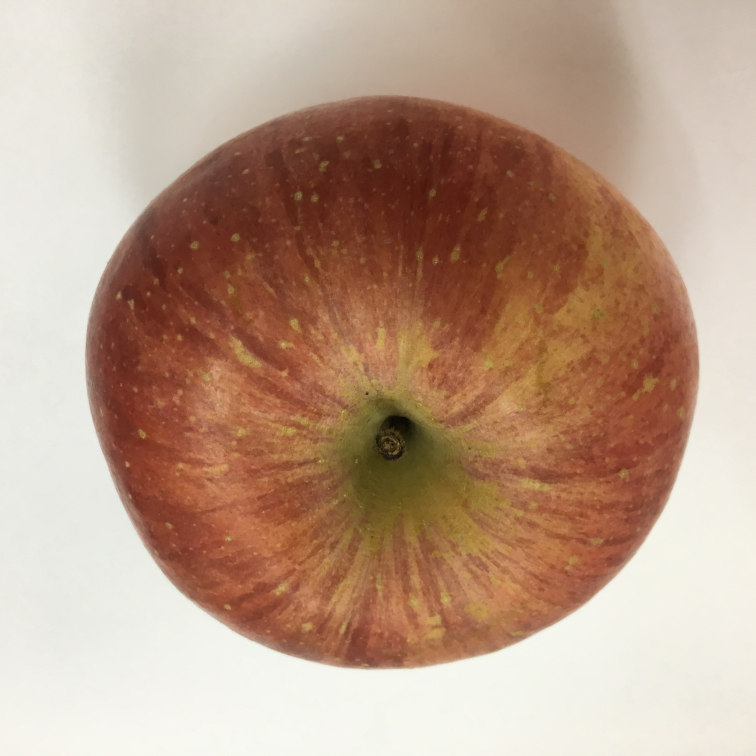
#> input picture ch12/test0.jpg, 3024 x 3024 px (shown at 1/4 size)
$ python -i increase_pictures3.py   (imports and definitions only)
#> lines starting #> are read from the running program, lines starting #| are printed output that depends on the picture
#!/usr/bin/env python
# -*- coding: utf-8 -*-
#
# usage: ./increase_picture.py hogehoge.jpg
#

import cv2
import numpy as np
import sys
import os

# ヒストグラム均一化
def equalizeHistRGB(src):

    RGB = cv2.split(src)
    Blue   = RGB[0]
    Green = RGB[1]
    Red    = RGB[2]
    for i in range(3):
        cv2.equalizeHist(RGB[i])

    img_hist = cv2.merge([RGB[0],RGB[1], RGB[2]])
    return img_hist

# ガウシアンノイズ
def addGaussianNoise(src):
    row,col,ch= src.shape
    mean = 0
    var = 0.1
    sigma = 15
    gauss = np.random.normal(mean,sigma,(row,col,ch))
    gauss = gauss.reshape(row,col,ch)
    noisy = src + gauss

    return noisy

# salt&pepperノイズ
def addSaltPepperNoise(src):
    row,col,ch = src.shape
    s_vs_p = 0.5
    amount = 0.004
    out = src.copy()
    # Salt mode
    num_salt = np.ceil(amount * src.size * s_vs_p)
    coords = [np.random.randint(0, i-1 , int(num_salt))
                 for i in src.shape]
    out[coords[:-1]] = (255,255,255)

    # Pepper mode
    num_pepper = np.ceil(amount* src.size * (1. - s_vs_p))
    coords = [np.random.randint(0, i-1 , int(num_pepper))
             for i in src.shape]
    out[coords[:-1]] = (0,0,0)
    return out

def increase_pic(src,dst):
#> called with src = 'test0.jpg', dst = 'out.png'
    print(src)
    # ルックアップテーブルの生成
    min_table = 50
    max_table = 205
    diff_table = max_table - min_table
    gamma1 = 0.75
    gamma2 = 1.5

    LUT_HC = np.arange(256, dtype = 'uint8' )
    LUT_LC = np.arange(256, dtype = 'uint8' )
    LUT_G1 = np.arange(256, dtype = 'uint8' )
    LUT_G2 = np.arange(256, dtype = 'uint8' )

    LUTs = []

    # 平滑化用
    average_square = (10,10)

    # ハイコントラストLUT作成
    for i in range(0, min_table):
        LUT_HC[i] = 0

    for i in range(min_table, max_table):
        LUT_HC[i] = 255 * (i - min_table) / diff_table

    for i in range(max_table, 255):
        LUT_HC[i] = 255

    # その他LUT作成
    for i in range(256):
        LUT_LC[i] = min_table + i * (diff_table) / 255
        LUT_G1[i] = 255 * pow(float(i) / 255, 1.0 / gamma1)
        LUT_G2[i] = 255 * pow(float(i) / 255, 1.0 / gamma2)

    LUTs.append(LUT_HC)
    LUTs.append(LUT_LC)
    LUTs.append(LUT_G1)
    LUTs.append(LUT_G2)

    # 画像の読み込み
    img_src = cv2.imread(src, 1)
#> img_src is the input picture: shape (3024, 3024, 3); mean B, G, R 135.8, 156.1, 186
    trans_img = []
    trans_img.append(img_src)

    # LUT変換
    for i, LUT in enumerate(LUTs):
        trans_img.append( cv2.LUT(img_src, LUT))
#> after the loop, trans_img = 5 items

    # 平滑化
    trans_img.append(cv2.blur(img_src, average_square))

    # ヒストグラム均一化
    trans_img.append(equalizeHistRGB(img_src))
#> in equalizeHistRGB, `Blue   = RGB[0]`:
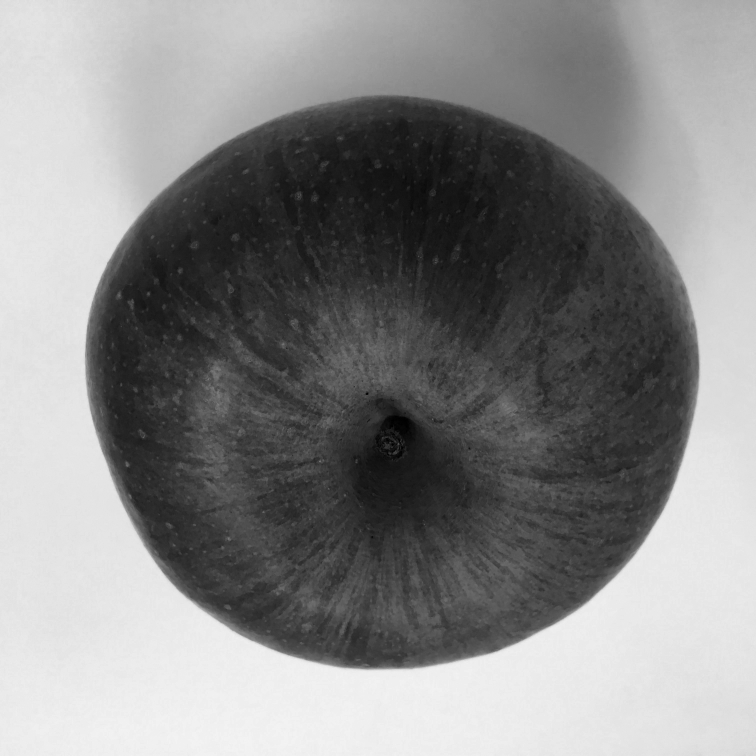
#> Blue: shape (3024, 3024) (shown at 1/4 size); min 0, max 245, mean 135.8
#> in equalizeHistRGB, `Green = RGB[1]`:
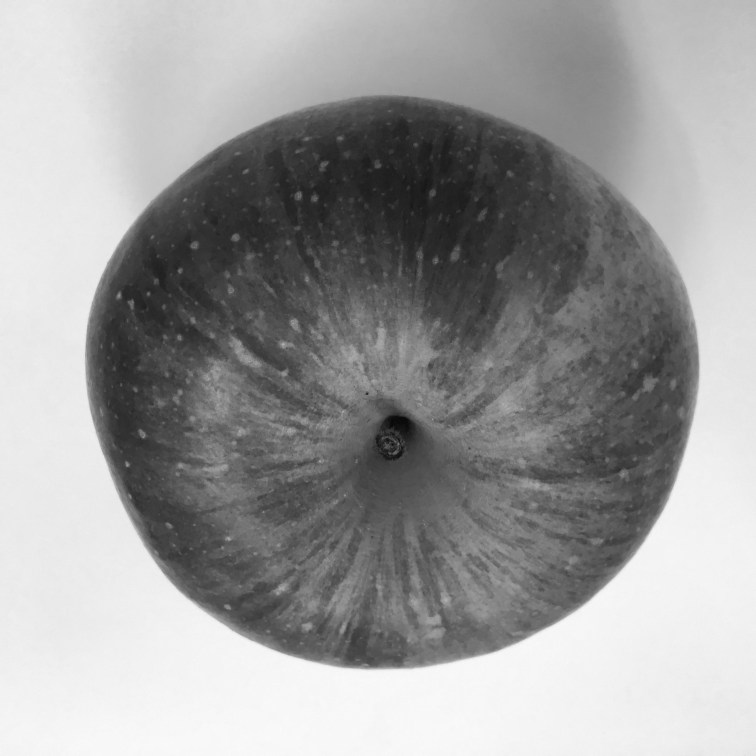
#> Green: shape (3024, 3024) (shown at 1/4 size); min 2, max 252, mean 156.1
#> in equalizeHistRGB, `Red    = RGB[2]`:
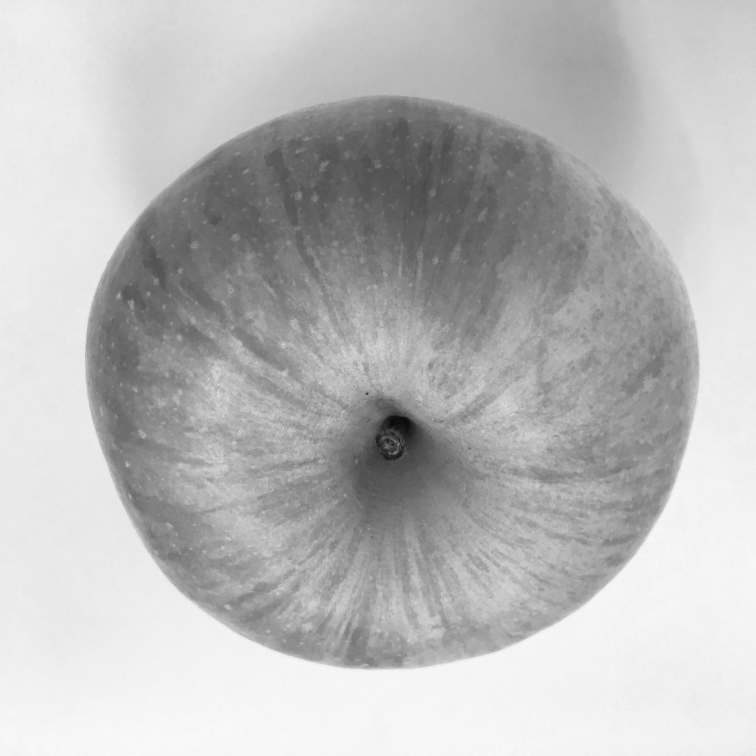
#> Red: shape (3024, 3024) (shown at 1/4 size); min 5, max 255, mean 186

    # ノイズ付加
    trans_img.append(addGaussianNoise(img_src))
#> in addGaussianNoise, `noisy = src + gauss`:
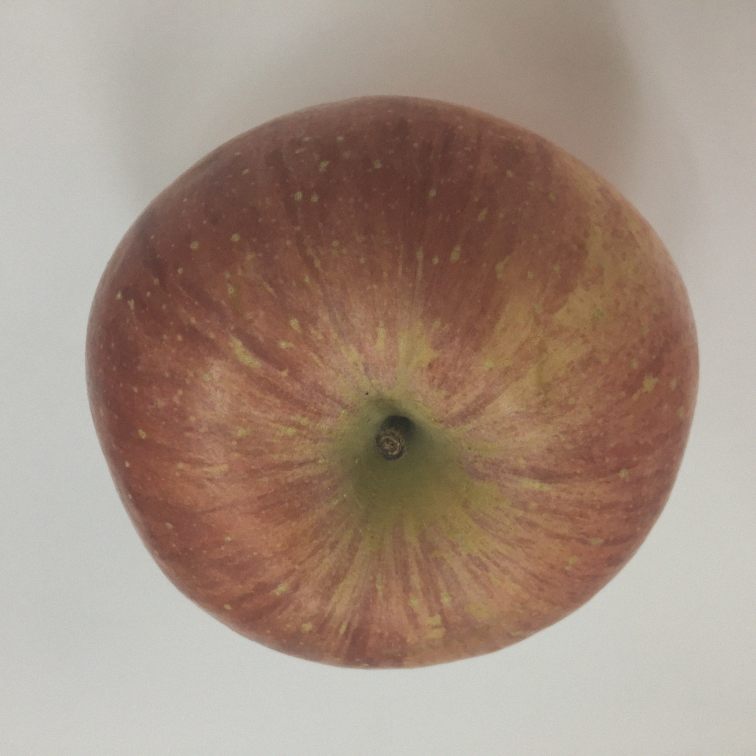
#> noisy: shape (3024, 3024, 3) float64 (shown at 1/4 size); mean B, G, R 135.8, 156.1, 186; drawn with min black and max white
    trans_img.append(addSaltPepperNoise(img_src))

    # 反転
    flip_img = []
    for img in trans_img:
        flip_img.append(cv2.flip(img, 1))
#> this loop made 9 passes
#> after the loop, flip_img = 9 items
    trans_img.extend(flip_img)

    # 保存
    #if not os.path.exists("trans_images"):
    #    os.mkdir("trans_images")

    #base =  os.path.splitext(os.path.basename(src))[0] + "_"
    dst_dir = os.path.split(dst)[0]
    base =  os.path.splitext(os.path.basename(dst))[0] + "_"
    dst_base = os.path.join(dst_dir,base)

    img_src.astype(np.float64)
    for i, img in enumerate(trans_img):
        # 比較用
        # cv2.imwrite("trans_images/" + base + str(i) + ".jpg" ,cv2.hconcat([img_src.astype(np.float64), img.astype(np.float64)]))
        #cv2.imwrite("trans_images/" + base + str(i) + ".jpg" ,img)
        dest_path = dst_base + str(i) + ".jpg"
        cv2.imwrite(dest_path ,img)
#> this loop made 18 passes
#> dest_path on passes 1 to 12: 'out_0.jpg', 'out_1.jpg', 'out_2.jpg', 'out_3.jpg', 'out_4.jpg', 'out_5.jpg', 'out_6.jpg', 'out_7.jpg', 'out_8.jpg', 'out_9.jpg', 'out_10.jpg', 'out_11.jpg'
#> pass 2, in increase_pic, `cv2.imwrite(dest_path ,img)`:
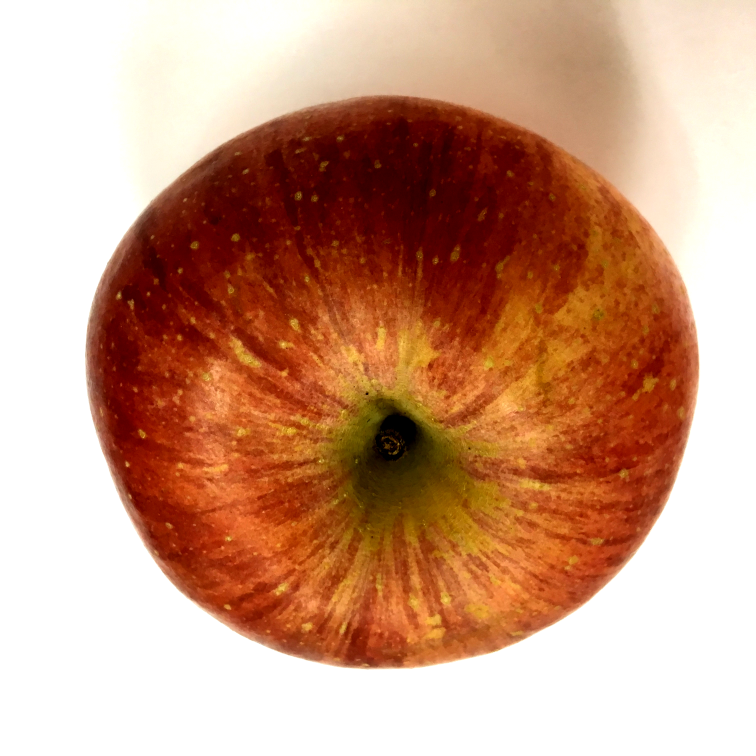
#> saved as out_1.jpg: shape (3024, 3024, 3) (shown at 1/4 size); mean B, G, R 131.3, 156, 203.2

def transtree(src, dst):
    names = os.listdir(src)
    if not os.path.exists(dst):
        os.mkdir(dst)
    for name in names:
        srcname = os.path.join(src, name)
        dstname = os.path.join(dst, name)
        try:
            #if os.path.islink(srcname):
                #linkto = os.readlink(srcname)
                #os.symlink(linkto, dstname)
            if os.path.isdir(srcname):
                transtree(srcname, dstname)
            else:
                increase_pic(srcname, dstname)
        except (IOError, os.error) as why:
            print("Can't translate %s to %s: %s" % (srcname, dstname, str(why)))

# [4 lines not run here, left out]
    # [5 lines of commented-out code are left out]

>>> result = increase_pic('test0.jpg', 'out.png')
